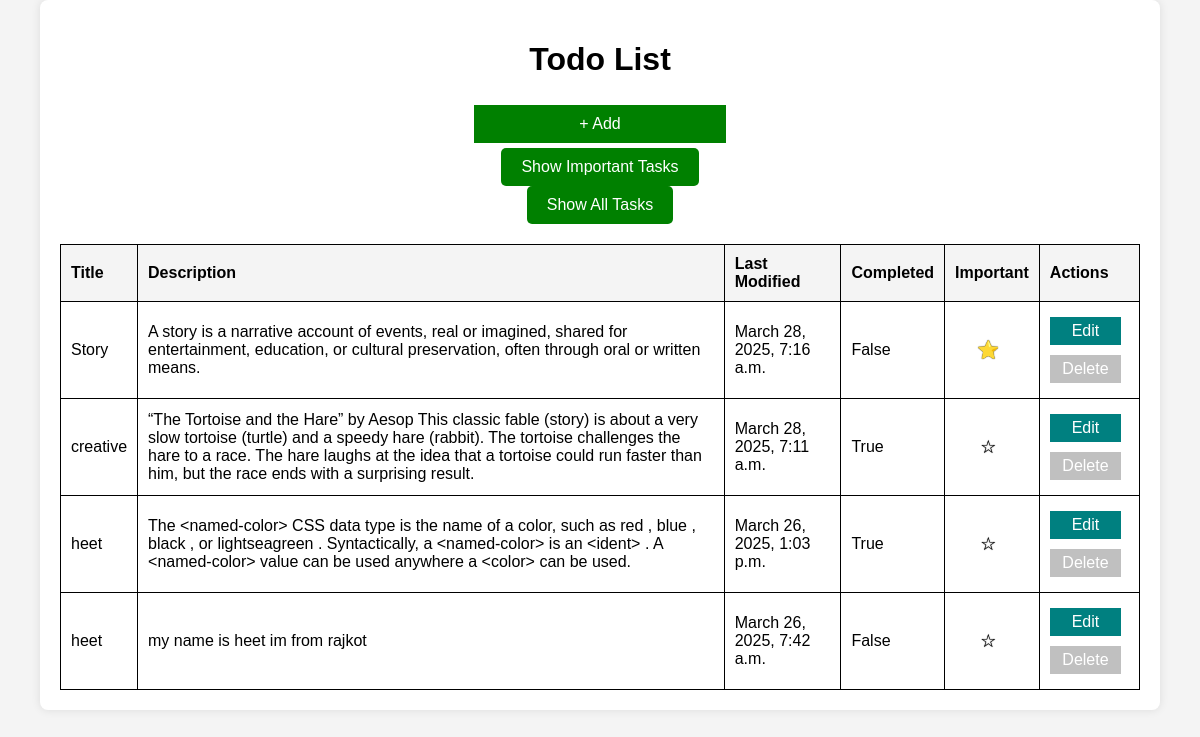
The page / on the database its author committed.
### todo/models.py (models this page shows, shortened)
class TodoModel(models.Model):
    title = models.CharField(max_length = 200)
    description = models.TextField(blank=True)
    last_modified = models.DateTimeField(auto_now_add=True) #time
    completed = models.BooleanField(default=False) #status
    important = models.BooleanField(default=False) #important

### todo/views.py (the view)
# urls.py: path('', todo_list, name='todo_list'),
def todo_list(request):
    if request.GET.get("filter") == "important":
        todos = TodoModel.objects.filter(important=True).order_by('-last_modified')
    else:
        todos = TodoModel.objects.all().order_by('-last_modified')
    return render(request, 'todo/todo_list.html',{'todos':todos})

### todo/templates/todo/todo_list.html (shortened to what this page needs)
{% extends 'base.html' %}
{% block content %}
    <h1>Todo List</h1>
    <div class="add-task-container">
        <button id="addTaskBtn">+ Add</button>
        <a href="?filter=important" class="filter-btn">Show Important Tasks</a>
        <a href="{% url 'todo_list' %}" class="filter-btn filter-btn-all">Show All Tasks</a>
    </div>
    <table>
        <tr>
            <th>Title</th>
            <th>Description</th>
            <th>Last Modified</th>
            <th>Completed</th>
            <th>Important</th>
            <th>Actions</th>
        </tr>
        {% for todo in todos %}
        <tr>
            <td>{{ todo.title }}</td>
            <td>{{ todo.description }}</td>
            <td>{{ todo.last_modified }}</td>
            <td>{{ todo.completed }}</td>
            <td>
                <form method="post" action="{% url 'important_todo' todo.id %}" style="display:inline;">
                    <button type="submit" class="star-btn">
                        {% if todo.important %}
                            ⭐
                        {% else %}
                            ☆
                        {% endif %}
                    </button>
                </form>
            </td>
            <td>
                <a href="{% url 'update_todo' todo.id %}"><button class="edit-btn">Edit</button></a>
                <form method="post" action="{% url 'delete_todo' todo.id %}" style="display:inline;">
                    <button type="submit" class="delete-btn" onclick="return confirm('Are you sure?');">Delete</button>
                </form>
            </td>
        </tr>
        {% empty %}
        <tr>
            <td colspan="6">No todos available.</td>
        </tr>
        {% endfor %}
    </table>
{% endblock %}

### todo/templates/base.html (shortened to what this page needs)
<!DOCTYPE html>
<html lang="en">
<head>
    <link rel="stylesheet" href="https://cdnjs.cloudflare.com/ajax/libs/font-awesome/6.0.0/css/all.min.css">
</head>
<body>
    <div class="container">
        {% block content %}{% endblock %}
    </div>
</body>
</html>

### todo/templates/base.html (style rules this page uses)
body { width: 100%; height: 100vh; margin: 0; padding: 0; display: flex; flex-direction: column; align-items: center; font-family: Arial, sans-serif; background-color: #f4f4f4; text-align: center; }
.container { width: 90%; max-width: 1200px; background: white; padding: 20px; border-radius: 8px; box-shadow: 0 0 10px rgba(0, 0, 0, 0.1); }
.add-task-container { text-align: center; margin-bottom: 10px; margin-left: 400px; margin-right: 400px; }
.add-task-container a { display: inline-block; background-color: green; color: white; padding: 10px 20px; text-decoration: none; border-radius: 5px; font-size: 16px; }
.filter-btn { background-color: gold; color: black; }
.filter-btn-all { background-color: gray; }
table { width: 100%; border-collapse: collapse; margin-top: 20px; background: white; }
th, td { border: 1px solid black; padding: 10px; text-align: left; }
th { background-color: #f4f4f4; }
.edit-btn { background-color: teal; color: white; padding: 5px 10px; border: none; cursor: pointer; }
.delete-btn { background-color: silver; color: white; padding: 5px 10px; border: none; cursor: pointer; }
.star-btn { border: none; background: none; cursor: pointer; font-size: 18px; color: black; text-shadow: 0px 0px 1px black; }
input, textarea, button { width: 90%; padding: 10px; margin: 5px 0; font-size: 16px; }
button { cursor: pointer; background-color: green; color: white; border: none; padding: 10px; font-size: 16px; }

### rows shown on the page
TodoModel: title "Story", description "A story is a narrative account of events, real or imagined, shared for entertainment, education, or cultural preservation, often through oral or written means.", last_modified "March 28, 2025, 7:16 a.m.", completed "False"
TodoModel: title "creative", description "“The Tortoise and the Hare” by Aesop This classic fable (story) is about a very slow tortoise (turtle) and a speedy hare (rabbit). The tortoise challenges the hare to a race. The hare laughs at the idea that a tortoise could run faster than him, but the race ends with a surprising result.", last_modified "March 28, 2025, 7:11 a.m.", completed "True"
TodoModel: title "heet", description "The <named-color> CSS data type is the name of a color, such as red , blue , black , or lightseagreen . Syntactically, a <named-color> is an <ident> . A <named-color> value can be used anywhere a <color> can be used.", last_modified "March 26, 2025, 1:03 p.m.", completed "True"
TodoModel: title "heet", description "my name is heet im from rajkot", last_modified "March 26, 2025, 7:42 a.m.", completed "False"
